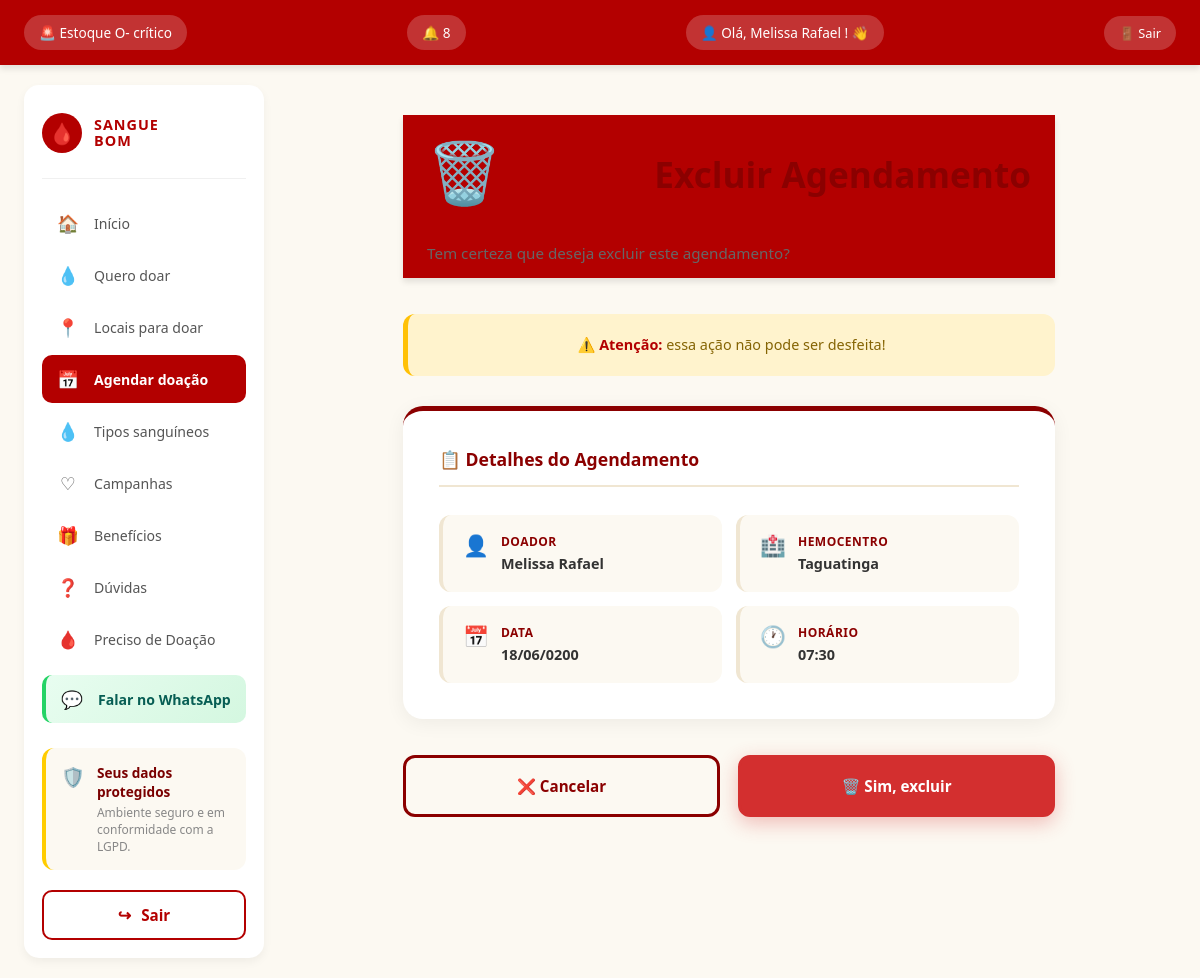
Screenshot of /agendamentos/excluir/7/ (signed in) with the database file from the repository.
### membros/models.py (models this page shows, shortened)
class Doador(models.Model):
    usuario = models.OneToOneField(
        User,
        on_delete=models.CASCADE,
        null=True,
        blank=True
    )
    nome = models.CharField(max_length=100)
    email = models.EmailField()
    cpf = models.CharField(max_length=14, unique=True, null=True, blank=True)
    telefone = models.CharField(max_length=20)
    sexo = models.CharField(max_length=20, blank=True)
    tipo_sanguineo = models.CharField(max_length=3)
    data_nascimento = models.DateField()
    cidade = models.CharField(max_length=100, blank=True)
    estado = models.CharField(max_length=2, blank=True)

class Agendamento(models.Model):
    STATUS = [
        ('agendado', '⏳ Agendado'),
        ('realizado', '✅ Realizado'),
        ('cancelado', '❌ Cancelado'),
        ('faltou', '⚠️ Faltou'),
    ]
    doador = models.ForeignKey(Doador, on_delete=models.CASCADE)
    hemocentro = models.ForeignKey(Hemocentro, on_delete=models.CASCADE)
    base = models.CharField(max_length=100)
    data = models.DateField()
    horario = models.TimeField()
    tipo_doacao = models.CharField(max_length=30)
    status = models.CharField(
        max_length=20,
        choices=STATUS,
        default='agendado'
    )

class Hemocentro(models.Model):
    usuario = models.OneToOneField(
        User,
        on_delete=models.CASCADE,
        null=True,
        blank=True,
        related_name='hemocentro'
    )
    nome = models.CharField(max_length=100)
    endereco = models.CharField(max_length=200)
    bairro = models.CharField(max_length=100)
    cidade = models.CharField(max_length=100)
    cep = models.CharField(max_length=10)
    telefone = models.CharField(max_length=20)
    email = models.EmailField()
    horario_abertura = models.TimeField()
    horario_fechamento = models.TimeField()
    dias_atendimento = models.CharField(max_length=100)
    descricao = models.TextField(blank=True)
    ativo = models.BooleanField(default=True)

### membros/views.py (the view)
@login_required(login_url='login')
def excluir_agendamento(request, id):
    if request.user.is_staff:
        return redirect('relatorios')
    if hasattr(request.user, 'hemocentro'):
        return redirect('painel_hemocentro')
    doador = get_object_or_404(Doador, usuario=request.user)
    agendamento = get_object_or_404(Agendamento, id=id, doador=doador)
    if request.method == 'POST':
        agendamento.delete()
        return redirect('listar_agendamentos')
    return render(request, 'confirmar_exclusao.html', {
        'agendamento': agendamento,
        'lateral_direita': False,
    })

### membros/context_processors.py (called while the page is built)
def notificacoes_nao_lidas(request):
    if request.user.is_authenticated:
        try:
            doador = Doador.objects.get(usuario=request.user)
            total = Notificacao.objects.filter(doador=doador, lida=False).count()
            return {'notificacoes_nao_lidas': total}
        except Doador.DoesNotExist:
            return {'notificacoes_nao_lidas': 0}
    return {'notificacoes_nao_lidas': 0}

### templates/confirmar_exclusao.html (shortened to what this page needs)
{% extends 'base.html' %}
{% load static %}
{% block content %}
    <link rel="stylesheet" href="{% static 'css/confirmar.css' %}">
    <div class="confirmar-container">
        <header class="confirmar-header">
            <div class="confirmar-icone">🗑️</div>
            <h1>Excluir Agendamento</h1>
            <p>Tem certeza que deseja excluir este agendamento?</p>
        </header>
        <div class="confirmar-aviso">
            ⚠️ <strong>Atenção:</strong> essa ação não pode ser desfeita!
        </div>
        <section class="confirmar-card">
            <h2>📋 Detalhes do Agendamento</h2>
            <div class="confirmar-info">
                <div class="info-item">
                    <span class="info-icon">👤</span>
                    <div>
                        <strong>Doador</strong>
                        <p>{{ agendamento.doador.nome }}</p>
                    </div>
                </div>
                <div class="info-item">
                    <span class="info-icon">🏥</span>
                    <div>
                        <strong>Hemocentro</strong>
                        <p>{{ agendamento.hemocentro.nome }}</p>
                    </div>
                </div>
                <div class="info-item">
                    <span class="info-icon">📅</span>
                    <div>
                        <strong>Data</strong>
                        <p>{{ agendamento.data|date:"d/m/Y" }}</p>
                    </div>
                </div>
                <div class="info-item">
                    <span class="info-icon">🕐</span>
                    <div>
                        <strong>Horário</strong>
                        <p>{{ agendamento.horario|time:"H:i" }}</p>
                    </div>
                </div>
            </div>
        </section>
        <div class="confirmar-botoes">
            <a href="{% url 'listar_agendamentos' %}" class="btn-cancelar">
                ❌ Cancelar
            </a>
            <form method="POST" style="display: contents;">
                <button type="submit" class="btn-confirmar-exclusao">
                    🗑️ Sim, excluir
                </button>
            </form>
        </div>
    </div>
{% endblock %}

### templates/base.html (shortened to what this page needs)
{% load static %}
<!DOCTYPE html>
<html lang="pt-br">
<head>
    <link rel="stylesheet" href="{% static 'css/base.css' %}">
</head>
<body>
    <header>
        {% if not user.is_staff and not user.hemocentro %}
            <a href="{% url 'locais_para_doar' %}" class="header-alerta">
                <h2>🚨 Estoque O- crítico</h2>
            </a>
            <a href="{% url 'notificacoes' %}" class="header-sino" title="Notificações">
                <h2>
                    🔔
                    {% if notificacoes_nao_lidas > 0 %}
                        <span class="badge-sino">{{ notificacoes_nao_lidas }}</span>
                    {% endif %}
                </h2>
            </a>
        {% endif %}
        {% if user.is_authenticated %}
            <a href="{% url 'meu_perfil' %}" class="header-user" title="Meu Perfil">
                <h2>👤 Olá,
                    {% if user.is_staff %}
                        {{ user.username }}
                    {% elif user.hemocentro %}
                        {{ user.hemocentro.nome }}
                    {% elif user.doador %}
                        {{ user.doador.nome }}
                    {% elif user.first_name %}
                        {{ user.first_name }}
                    {% else %}
                        {{ user.username }}
                    {% endif %}! 👋
                </h2>
            </a>
            <a href="{% url 'logout' %}" class="header-sair">🚪 Sair</a>
        {% else %}
            <h2>👤 Olá, visitante! 👋</h2>
            <a href="{% url 'login' %}" class="header-entrar">🔐 Entrar</a>
        {% endif %}
    </header>
    <div class="app-container {% if not lateral_direita %}sem-lateral{% endif %}">
        <aside class="lateral-esquerda">
            <div class="logo-menu">
                <div class="logo-icone">🩸</div>
                <div class="logo-texto">
                    <strong>SANGUE</strong>
                    <strong>BOM</strong>
                </div>
            </div>
            <nav class="menu-nav">
                {% if not user.is_staff and not user.hemocentro %}
                    <a href="{% url 'home' %}" class="menu-item {% if request.path == '/' or request.path == '/home/' %}ativo{% endif %}">
                        <span class="menu-item-icone">🏠</span>
                        <span class="menu-item-texto">Início</span>
                    </a>
                    <a href="{% url 'quero_doar' %}" class="menu-item {% if request.path == '/quero_doar/' %}ativo{% endif %}">
                        <span class="menu-item-icone">💧</span>
                        <span class="menu-item-texto">Quero doar</span>
                    </a>
                    <a href="{% url 'locais_para_doar' %}" class="menu-item {% if request.path == '/locais_para_doar/' %}ativo{% endif %}">
                        <span class="menu-item-icone">📍</span>
                        <span class="menu-item-texto">Locais para doar</span>
                    </a>
                    <a href="{% url 'agendar_doacao' %}" class="menu-item {% if '/agendar_doacao/' in request.path or '/agendamentos/' in request.path %}ativo{% endif %}">
                        <span class="menu-item-icone">📅</span>
                        <span class="menu-item-texto">Agendar doação</span>
                    </a>
                    <a href="{% url 'tipos_sanguineos' %}" class="menu-item {% if request.path == '/tipos_sanguineos/' %}ativo{% endif %}">
                        <span class="menu-item-icone">💧</span>
                        <span class="menu-item-texto">Tipos sanguíneos</span>
                    </a>
                    <a href="{% url 'campanhas' %}" class="menu-item {% if request.path == '/campanhas/' %}ativo{% endif %}">
                        <span class="menu-item-icone">♡</span>
                        <span class="menu-item-texto">Campanhas</span>
                    </a>
                    <a href="{% url 'beneficios' %}" class="menu-item {% if request.path == '/beneficios/' %}ativo{% endif %}">
                        <span class="menu-item-icone">🎁</span>
                        <span class="menu-item-texto">Benefícios</span>
                    </a>
                    <a href="{% url 'duvidas' %}" class="menu-item {% if request.path == '/duvidas/' %}ativo{% endif %}">
                        <span class="menu-item-icone">❓</span>
                        <span class="menu-item-texto">Dúvidas</span>
                    </a>
                    <a href="{% url 'preciso_doacao' %}" class="menu-item {% if '/preciso-doacao/' in request.path %}ativo{% endif %}">
                        <span class="menu-item-icone">🩸</span>
                        <span class="menu-item-texto">Preciso de Doação</span>
                    </a>
                    <a href="https://wa.me/5561998819379?text=Ol%C3%A1!%20Tenho%20uma%20d%C3%BAvida%20sobre%20o%20Sangue%20Bom"
                       target="_blank" rel="noopener" class="menu-item menu-item-wpp">
                        <span class="menu-item-icone">💬</span>
                        <span class="menu-item-texto">Falar no WhatsApp</span>
                    </a>
                {% endif %}
            </nav>
            <div class="dados-protegidos">
                <div class="dados-protegidos-icone">🛡️</div>
                <div class="dados-protegidos-texto">
                    <strong>Seus dados protegidos</strong>
                    <p>Ambiente seguro e em conformidade com a LGPD.</p>
                </div>
            </div>
            <div class="area-btn-sair">
                {% if user.is_authenticated %}
                    <a href="{% url 'logout' %}" class="btn-sair">
                        <span class="btn-sair-icone">↪</span>
                        <span>Sair</span>
                    </a>
                {% else %}
                    <a href="{% url 'login' %}" class="btn-sair">
                        <span class="btn-sair-icone">↪</span>
                        <span>Entrar</span>
                    </a>
                {% endif %}
            </div>
        </aside>
        <main>
            {% block content %}
            {% endblock %}
        </main>
    </div>
</body>
</html>

### membros/static/css/base.css (style rules this page uses)
* { margin: 0; padding: 0; box-sizing: border-box; font-family: 'Segoe UI', Tahoma, Geneva, Verdana, sans-serif; }
html, body { width: 100%; overflow-x: hidden; }
body { background-color: #fcf9f2; color: #333; min-height: 100vh; display: flex; flex-direction: column; }
:root { --vermelho-principal: #8b0000; --vermelho-escuro: #5c0000; --vermelho-claro: #b30000; --vermelho-banner: #7a0000; --vermelho-suave: #fff5f5; --vermelho-borda: #f0e6d2; --texto-principal: #333; --texto-secundario: #666; --branco: #ffffff; }
header { background-color: var(--vermelho-claro); color: white; display: flex; justify-content: space-between; align-items: center; padding: 15px clamp(16px, 2vw, 40px); box-shadow: 0 4px 6px rgba(0,0,0,0.1); gap: 15px; flex-wrap: wrap; }
header h2 { font-size: clamp(0.85rem, 1.1vw, 1.15rem); font-weight: 500; }
header a { color: white; text-decoration: none; background-color: rgba(255,255,255,0.2); padding: 8px 15px; border-radius: 20px; transition: 0.3s; font-size: clamp(0.8rem, 1vw, 0.95rem); }
.app-container { display: grid; grid-template-columns: clamp(220px, 18vw, 320px) minmax(0, 1fr) clamp(280px, 20vw, 380px); gap: clamp(16px, 1.5vw, 32px); width: 100%; max-width: 100%; margin: 20px auto; padding: 0 clamp(16px, 2vw, 48px); flex: 1; align-items: stretch; }
.app-container.sem-lateral { grid-template-columns: clamp(220px, 18vw, 320px) minmax(0, 1fr); }
.lateral-esquerda { background-color: white; padding: clamp(16px, 1.5vw, 28px); border-radius: 15px; box-shadow: 0 4px 10px rgba(0,0,0,0.05); display: flex; flex-direction: column; position: sticky; top: 15px; min-height: calc(100vh - 120px); align-self: stretch; }
.logo-menu { display: flex; align-items: center; gap: 12px; padding: 10px 0 25px 0; border-bottom: 1px solid #f0f0f0; margin-bottom: 20px; }
.logo-icone { width: clamp(40px, 3vw, 55px); height: clamp(40px, 3vw, 55px); background-color: var(--vermelho-claro); border-radius: 50%; display: flex; align-items: center; justify-content: center; font-size: clamp(1.3rem, 1.5vw, 1.7rem); flex-shrink: 0; }
.logo-texto { display: flex; flex-direction: column; line-height: 1.1; }
.logo-texto strong { color: var(--vermelho-claro); font-size: clamp(0.9rem, 1vw, 1.15rem); font-weight: 800; letter-spacing: 1px; }
.menu-nav { display: flex; flex-direction: column; gap: 4px; flex-grow: 0; }
.menu-item { display: flex; align-items: center; gap: 15px; padding: 12px 15px; border-radius: 10px; text-decoration: none; color: #555; font-weight: 500; font-size: clamp(0.88rem, 0.95vw, 1rem); transition: 0.3s; }
.menu-item-icone { font-size: 1.1rem; width: 22px; text-align: center; flex-shrink: 0; }
.menu-item-texto { flex: 1; }
.menu-item.ativo { background-color: var(--vermelho-claro); color: white; font-weight: bold; }
.dados-protegidos { background-color: #fcf9f2; padding: 15px; border-radius: 12px; margin-top: 25px; margin-bottom: 0; display: flex; gap: 12px; border-left: 4px solid #ffcc00; align-items: flex-start; }
.dados-protegidos-icone { font-size: 1.2rem; flex-shrink: 0; }
.dados-protegidos-texto strong { color: var(--vermelho-banner); font-size: 0.85rem; display: block; margin-bottom: 4px; }
.dados-protegidos-texto p { color: #888; font-size: 0.75rem; line-height: 1.4; margin: 0; }
.area-btn-sair { margin-top: auto; padding-top: 20px; width: 100%; }
.btn-sair { display: flex; align-items: center; justify-content: center; gap: 10px; background-color: white; color: var(--vermelho-claro); border: 2px solid var(--vermelho-claro); padding: 12px 20px; border-radius: 10px; text-decoration: none; font-weight: bold; font-size: 0.95rem; transition: 0.3s; width: 100%; }
.btn-sair-icone { font-size: 1rem; }
main { display: flex; flex-direction: column; gap: clamp(25px, 2.5vw, 40px); min-width: 0; }
section > h2 { margin-bottom: clamp(18px, 2vw, 26px); margin-top: clamp(8px, 1vw, 16px); font-size: clamp(1.3rem, 1.8vw, 1.6rem); color: var(--texto-principal); }
.menu-item-wpp { background: linear-gradient(135deg, #e8fdf0, #d4f7e0) !important; border-left: 4px solid #25d366 !important; margin-top: 8px !important; transition: all 0.3s; }
.menu-item-wpp .menu-item-icone { color: #25d366; }
.menu-item-wpp .menu-item-texto { color: #075e54 !important; font-weight: 700; }
@media (max-width: 1200px) { .app-container { grid-template-columns: clamp(200px, 20vw, 260px) minmax(0, 1fr); } }
@media (max-width: 1200px) { .app-container.sem-lateral { grid-template-columns: clamp(200px, 20vw, 260px) minmax(0, 1fr); } }

### rows the page displays
Agendamento: doador.nome "Melissa Rafael", hemocentro.nome "Taguatinga", data "18/06/0200", horario "07:30"

### other values shown
{{ notificacoes_nao_lidas }} "8"
{{ user.doador.nome }} "Melissa Rafael"
